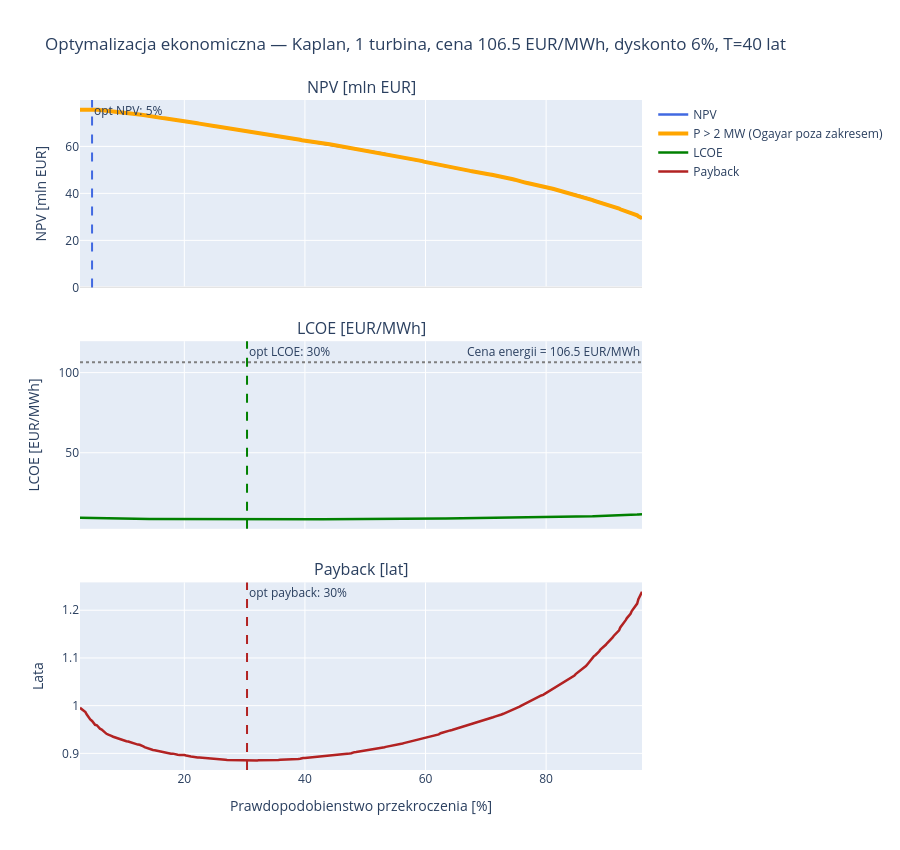

The cell this chart's notebook holds for it:
### Code cell
fig = make_subplots(rows=3, cols=1, shared_xaxes=True,
    subplot_titles=['NPV [mln EUR]', 'LCOE [EUR/MWh]', 'Payback [lat]'],
    vertical_spacing=0.08)

x = df_econ['install_pct']

# NPV
fig.add_trace(go.Scatter(x=x, y=df_econ['npv_eur']/1e6,
    mode='lines', line=dict(color='royalblue', width=2.5), name='NPV'),
    row=1, col=1)
# Zaznacz fragment poza zakresem Ogayar
mask_out = df_econ['over_2mw']
if mask_out.any():
    fig.add_trace(go.Scatter(x=x[mask_out], y=(df_econ['npv_eur']/1e6)[mask_out],
        mode='lines', line=dict(color='orange', width=4),
        name='P > 2 MW (Ogayar poza zakresem)'), row=1, col=1)
fig.add_vline(x=best_npv['install_pct'], line=dict(color='royalblue', dash='dash'),
    annotation_text=f'opt NPV: {best_npv["install_pct"]:.0f}%', row=1, col=1)
fig.add_hline(y=0, line=dict(color='gray', width=0.5), row=1, col=1)

# LCOE
fig.add_trace(go.Scatter(x=x, y=df_econ['lcoe_eur_mwh'],
    mode='lines', line=dict(color='green', width=2.5), name='LCOE'),
    row=2, col=1)
fig.add_vline(x=best_lcoe['install_pct'], line=dict(color='green', dash='dash'),
    annotation_text=f'opt LCOE: {best_lcoe["install_pct"]:.0f}%', row=2, col=1)
fig.add_hline(y=ENERGY_PRICE_EUR, line=dict(color='gray', dash='dot'),
    annotation_text=f'Cena energii = {ENERGY_PRICE_EUR} EUR/MWh', row=2, col=1)

# Payback
fig.add_trace(go.Scatter(x=x, y=df_econ['payback_years'].clip(0, 50),
    mode='lines', line=dict(color='firebrick', width=2.5), name='Payback'),
    row=3, col=1)
fig.add_vline(x=best_payback['install_pct'], line=dict(color='firebrick', dash='dash'),
    annotation_text=f'opt payback: {best_payback["install_pct"]:.0f}%', row=3, col=1)

fig.update_xaxes(title_text='Prawdopodobienstwo przekroczenia [%]', row=3, col=1)
fig.update_yaxes(title_text='NPV [mln EUR]', row=1, col=1)
fig.update_yaxes(title_text='LCOE [EUR/MWh]', row=2, col=1)
fig.update_yaxes(title_text='Lata', row=3, col=1)
fig.update_layout(height=850, showlegend=True,
    title=f'Optymalizacja ekonomiczna — Kaplan, {N_TURBINES_SIMPLE} turbina, '
          f'cena {ENERGY_PRICE_EUR} EUR/MWh, dyskonto {DISCOUNT_RATE:.0%}, T={LIFETIME} lat')
fig.show()

### Figure 1 — Plotly figure (JSON) as saved in the notebook; plotly's stock layout.template omitted (floating-point values rounded to 4 significant figures; data arrays with more than 128 entries replaced by an {"elided": "..."} marker saying what was removed)
{"data": [{"line": {"color": "royalblue", "width": 2.5}, "mode": "lines", "name": "NPV", "type": "scatter", "x": {"elided": "341 float values"}, "xaxis": "x", "y": {"elided": "341 float values"}, "yaxis": "y"}, {"line": {"color": "orange", "width": 4}, "mode": "lines", "name": "P > 2 MW (Ogayar poza zakresem)", "type": "scatter", "x": {"elided": "341 float values"}, "xaxis": "x", "y": {"elided": "341 float values"}, "yaxis": "y"}, {"line": {"color": "green", "width": 2.5}, "mode": "lines", "name": "LCOE", "type": "scatter", "x": {"elided": "341 float values"}, "xaxis": "x2", "y": {"elided": "341 float values"}, "yaxis": "y2"}, {"line": {"color": "firebrick", "width": 2.5}, "mode": "lines", "name": "Payback", "type": "scatter", "x": {"elided": "341 float values"}, "xaxis": "x3", "y": {"elided": "341 float values"}, "yaxis": "y3"}], "layout": {"annotations": [{"font": {"size": 16}, "showarrow": false, "text": "NPV [mln EUR]", "x": 0.5, "xanchor": "center", "xref": "paper", "y": 1.0, "yanchor": "bottom", "yref": "paper"}, {"font": {"size": 16}, "showarrow": false, "text": "LCOE [EUR/MWh]", "x": 0.5, "xanchor": "center", "xref": "paper", "y": 0.64, "yanchor": "bottom", "yref": "paper"}, {"font": {"size": 16}, "showarrow": false, "text": "Payback [lat]", "x": 0.5, "xanchor": "center", "xref": "paper", "y": 0.28, "yanchor": "bottom", "yref": "paper"}, {"showarrow": false, "text": "opt NPV: 5%", "x": 4.7, "xanchor": "left", "xref": "x", "y": 1, "yanchor": "top", "yref": "y domain"}, {"showarrow": false, "text": "opt LCOE: 30%", "x": 30.4, "xanchor": "left", "xref": "x2", "y": 1, "yanchor": "top", "yref": "y2 domain"}, {"showarrow": false, "text": "Cena energii = 106.5 EUR/MWh", "x": 1, "xanchor": "right", "xref": "x2 domain", "y": 106.5, "yanchor": "bottom", "yref": "y2"}, {"showarrow": false, "text": "opt payback: 30%", "x": 30.4, "xanchor": "left", "xref": "x3", "y": 1, "yanchor": "top", "yref": "y3 domain"}], "height": 850, "shapes": [{"line": {"color": "royalblue", "dash": "dash"}, "type": "line", "x0": 4.7, "x1": 4.7, "xref": "x", "y0": 0, "y1": 1, "yref": "y domain"}, {"line": {"color": "gray", "width": 0.5}, "type": "line", "x0": 0, "x1": 1, "xref": "x domain", "y0": 0, "y1": 0, "yref": "y"}, {"line": {"color": "green", "dash": "dash"}, "type": "line", "x0": 30.4, "x1": 30.4, "xref": "x2", "y0": 0, "y1": 1, "yref": "y2 domain"}, {"line": {"color": "gray", "dash": "dot"}, "type": "line", "x0": 0, "x1": 1, "xref": "x2 domain", "y0": 106.5, "y1": 106.5, "yref": "y2"}, {"line": {"color": "firebrick", "dash": "dash"}, "type": "line", "x0": 30.4, "x1": 30.4, "xref": "x3", "y0": 0, "y1": 1, "yref": "y3 domain"}], "showlegend": true, "title": {"text": "Optymalizacja ekonomiczna — Kaplan, 1 turbina, cena 106.5 EUR/MWh, dyskonto 6%, T=40 lat"}, "xaxis": {"anchor": "y", "domain": [0.0, 1.0], "matches": "x3", "showticklabels": false}, "xaxis2": {"anchor": "y2", "domain": [0.0, 1.0], "matches": "x3", "showticklabels": false}, "xaxis3": {"anchor": "y3", "domain": [0.0, 1.0], "title": {"text": "Prawdopodobienstwo przekroczenia [%]"}}, "yaxis": {"anchor": "x", "domain": [0.72, 1.0], "title": {"text": "NPV [mln EUR]"}}, "yaxis2": {"anchor": "x2", "domain": [0.36, 0.64], "title": {"text": "LCOE [EUR/MWh]"}}, "yaxis3": {"anchor": "x3", "domain": [0.0, 0.28], "title": {"text": "Lata"}}}}
